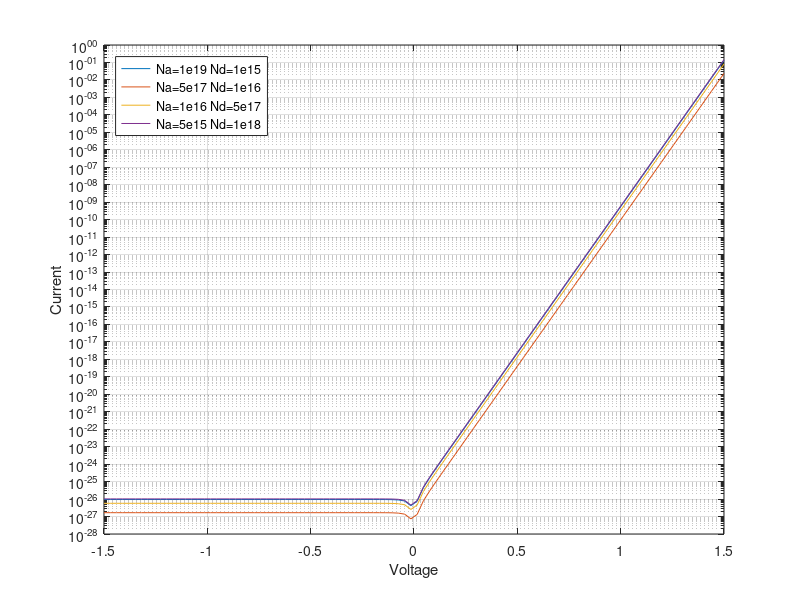
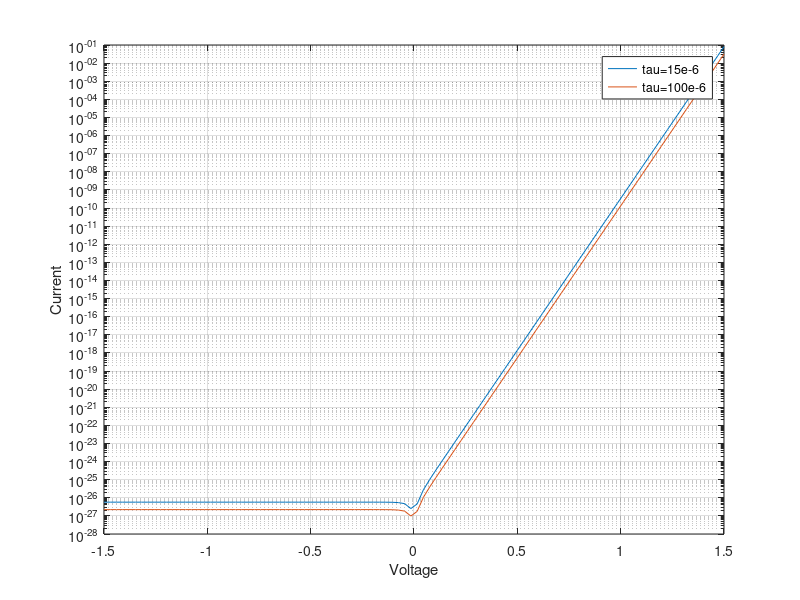

MATLAB code to generate these figures, in order:

% Starter Code for Simulation Assignment #2
% Created by Michael Hayes 

% Note:  Some values below will need to be filled in.


clear all;
close all;
%Constants
Na = [1E19, 5E17, 1E16, 5E15];                 %p-side doping (in cm^-3)
Nd = [1E15, 1E16, 5E17, 1E18]; 				   %n-side doping (in cm^-3)
A = 3*10^(-8);                         %Area (in cm2)   
T = 300;                                       %Temperature (K)
Tau = 15*10^-6;                                %Minority carrier lifetime (sec)
Taud= 100*10^-6; 
M = 0.5;                   
ni = 2.1*(10^6);                                    %Intrinsic carrier conc (cm^-3)
Kgaas = 12.9;
e0 = 8.85*10^-14;                              %Permittivity of free space (F/cm)
q = 1.6*10^-19;                                % C
V_bias = -5;                                   %Bias voltage
Ksi = 11.8;
k = 8.617*10^(-5);

un1=500+(8900/(1+(Nd(1)/(6*(10^(16)))))^(.394));
up1=20+(471.5/(1+(Na(1)/(1.48*(10^(17)))))^(.38));
un2=500+(8900/(1+(Nd(2)/(6*(10^(16)))))^(.394));
up2=20+(471.5/(1+(Na(2)/(1.48*(10^(17)))))^(.38));
un3=500+(8900/(1+(Nd(3)/(6*(10^(16)))))^(.394));
up3=20+(471.5/(1+(Na(3)/(1.48*(10^(17)))))^(.38));
un4=500+(8900/(1+(Nd(4)/(6*(10^(16)))))^(.394));
up4=20+(471.5/(1+(Na(4)/(1.48*(10^(17)))))^(.38));
%PART A%%%%%%%%%%%%%%%%%%%%%%%%%%%%%%%%%%%%%%%%%%%%%%%%%%%
%i)
Dn1=(.0259)*un1;
Dp1=(.0259)*up1;
Ln1=sqrt(Dn1*Tau);
Lp1=sqrt(Dp1*Tau);
I01=q*A*(((Dn1/Ln1)*((ni^2)/Na(1)))+((Dp1/Lp1)*((ni^2)/Nd(1))));

Vbi1=(.0259)*(log((Na(1)*Nd(1))/(ni^2)));

W1n=sqrt(((2*Ksi*e0)/q)*((Na(1)+Nd(1))/(Na(1)*Nd(1)))*(Vbi1-0));
W1v=sqrt(((2*Ksi*e0)/q)*((Na(1)+Nd(1))/(Na(1)*Nd(1)))*(Vbi1-V_bias));

Cj01=(Ksi*e0*A)/W1n;
Cj1=(Ksi*e0*A)/W1v;

%ii)
Dn2=(.0259)*un2;
Dp2=(.0259)*up2;
Ln2=sqrt(Dn2*Tau);
Lp2=sqrt(Dp2*Tau);
I02=q*A*(((Dn2/Ln2)*((ni^2)/Na(2)))+((Dp2/Lp2)*((ni^2)/Nd(2))));

Vbi2=(.0259)*(log((Na(2)*Nd(2))/(ni^2)));

W2n=sqrt(((2*Ksi*e0)/q)*((Na(2)+Nd(2))/(Na(2)*Nd(2)))*(Vbi2-0));
W2v=sqrt(((2*Ksi*e0)/q)*((Na(2)+Nd(2))/(Na(2)*Nd(2)))*(Vbi2-V_bias));

Cj02=(Ksi*e0*A)/W2n;
Cj2=(Ksi*e0*A)/W2v;

%iii
Dn3=(.0259)*un3;
Dp3=(.0259)*up3;
Ln3=sqrt(Dn3*Tau);
Lp3=sqrt(Dp3*Tau);
I03=q*A*(((Dn3/Ln3)*((ni^2)/Na(3)))+((Dp3/Lp3)*((ni^2)/Nd(3))));

Vbi3=(.0259)*(log((Na(3)*Nd(3))/(ni^2)));

W3n=sqrt(((2*Ksi*e0)/q)*((Na(3)+Nd(3))/(Na(3)*Nd(3)))*(Vbi3-0));
W3v=sqrt(((2*Ksi*e0)/q)*((Na(3)+Nd(3))/(Na(3)*Nd(3)))*(Vbi3-V_bias));

Cj03=(Ksi*e0*A)/W3n;
Cj3=(Ksi*e0*A)/W3v;

%iv
Dn4=(.0259)*un4;
Dp4=(.0259)*up4;
Ln4=sqrt(Dn4*Tau);
Lp4=sqrt(Dp4*Tau);
I04=q*A*(((Dn4/Ln4)*((ni^2)/Na(4)))+((Dp4/Lp4)*((ni^2)/Nd(4))));

Vbi4=(.0259)*(log((Na(4)*Nd(4))/(ni^2)));

W4n=sqrt(((2*Ksi*e0)/q)*((Na(4)+Nd(4))/(Na(4)*Nd(4)))*(Vbi4-0));
W4v=sqrt(((2*Ksi*e0)/q)*((Na(4)+Nd(4))/(Na(4)*Nd(4)))*(Vbi4-V_bias));

Cj04=(Ksi*e0*A)/W4n;
Cj4=(Ksi*e0*A)/W4v;


%PART B%%%%%%%%%%%%%%%%%%%%%%%%%%%%%%%%%%%%%%%%%%%%%%%%%%%%%
V_graph = linspace(-1.5,1.5);
I1 = zeros(length(I01), length(V_graph));
I2 = zeros(length(I02), length(V_graph));
I3 = zeros(length(I03), length(V_graph));
I4 = zeros(length(I04), length(V_graph));
for i = 1:length(I01)
    I1(i,:) = I01(i).*(exp((V_graph)./(0.0259))-1);
end
for j = 1:length(I02)
    I2(j,:) = I02(j).*(exp((V_graph)./(0.0259))-1);
end
for m = 1:length(I03)
    I3(m,:) = I03(m).*(exp((V_graph)./(0.0259))-1);
end
for n = 1:length(I04)
    I4(n,:) = I04(n).*(exp((V_graph)./(0.0259))-1);
end
figure(1)
semilogy(V_graph,abs(I1),V_graph,abs(I2),V_graph,abs(I3),V_graph,abs(I4)); grid;
xlabel('Voltage'); ylabel('Current');
legend('Na=1e19 Nd=1e15','Na=5e17 Nd=1e16','Na=1e16 Nd=5e17','Na=5e15 Nd=1e18','location','northwest')

%PART D%%%%%%%%%%%%%%%%%%%%%%%%%%%%%%%%%%%%%%%%%%%%%%%%%%%%%%

Dn3=(.0259)*un3;
Dp3=(.0259)*up3;
Ln3=sqrt(Dn3*Taud);
Lp3=sqrt(Dp3*Taud);
I03d=q*A*(((Dn3/Ln3)*((ni^2)/Na(3)))+((Dp3/Lp3)*((ni^2)/Nd(3))));

I3 = zeros(length(I03), length(V_graph));
I3d = zeros(length(I03d), length(V_graph));

for m = 1:length(I03)
    I3(m,:) = I03(m).*(exp((V_graph)./(0.0259))-1);
end
for m = 1:length(I03d)
    I3d(m,:) = I03d(m).*(exp((V_graph)./(0.0259))-1);
end
figure(2)
semilogy(V_graph,abs(I3),V_graph,abs(I3d)); grid;
xlabel('Voltage'); ylabel('Current');
legend('tau=15e-6','tau=100e-6')